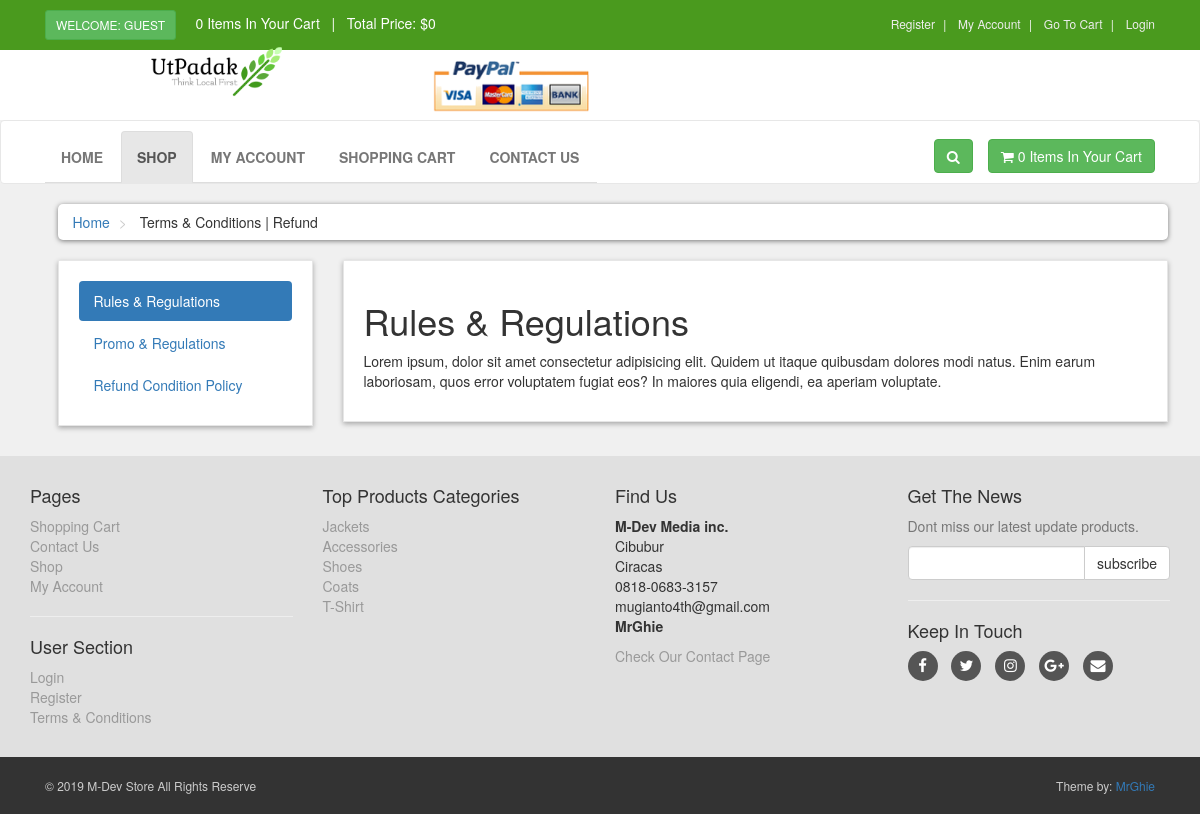
Page /terms.php on the committed database.
### tables this page shows
CREATE TABLE `terms` (
  `term_id` int(10) NOT NULL,
  `term_title` varchar(100) NOT NULL,
  `term_link` varchar(100) NOT NULL,
  `term_desc` text NOT NULL
);

CREATE TABLE `product_categories` (
  `p_cat_id` int(10) NOT NULL,
  `p_cat_title` text NOT NULL,
  `p_cat_top` text NOT NULL,
  `p_cat_image` text NOT NULL
);

### terms.php (the view, shortened to what this page needs)
<?php
    $active='Shop';
    include("includes/header.php");
?>
   <div id="content">
       <div class="container">
           <div class="col-md-12">
               <ul class="breadcrumb">
                   <li>
                       <a href="index.php">Home</a>
                   </li>
                   <li>
                       Terms & Conditions | Refund
                   </li>
               </ul>
           </div>
            <div class="col-md-3">
                <div class="box">
                    <ul class="nav nav-pills nav-stacked">
                        <?php
                        $get_terms = "select * from terms LIMIT 0,1";
                        $run_terms = mysqli_query($con,$get_terms);
                        while($row_terms=mysqli_fetch_array($run_terms)){
                            $term_title = $row_terms['term_title'];
                            $term_link = $row_terms['term_link'];
                        ?>
                        <li class="active">
                            <a data-toggle="pill" href="#<?php echo $term_link; ?>">
                                <?php echo $term_title; ?>
                            </a>
                        </li>
                        <?php } ?>
                        <?php
                            $count_terms = "select * from terms";
                            $run_count_terms = mysqli_query($con,$count_terms);
                            $count = mysqli_num_rows($run_count_terms);
                            $get_terms = "select * from terms LIMIT 1,$count";
                            $run_terms = mysqli_query($con,$get_terms);
                            while($row_terms=mysqli_fetch_array($run_terms)){
                                $term_title = $row_terms['term_title'];
                                $term_link = $row_terms['term_link'];
                        ?>
                        <li>
                            <a data-toggle="pill" href="#<?php echo $term_link; ?>">
                                <?php echo $term_title; ?>
                            </a>
                        </li>
                        <?php } ?>
                    </ul>
                </div>
            </div>
            <div class="col-md-9">
                <div class="box">
                    <div class="tab-content">
                    <?php
                        $get_terms = "select * from terms LIMIT 0,1";
                        $run_terms = mysqli_query($con,$get_terms);
                        while($row_terms=mysqli_fetch_array($run_terms)){
                            $term_title = $row_terms['term_title'];
                            $term_desc = $row_terms['term_desc'];
                            $term_link = $row_terms['term_link'];
                    ?>
                        <div id="<?php echo $term_link; ?>" class="tab-pane fade in active">
                        <h1 class="tabTitle"><?php echo $term_title; ?></h1>
                        <p class="tabDesc"><?php echo $term_desc; ?></p>
                        </div>
                    <?php } ?>
                    </div>
                </div>
            </div>
       </div>
   </div>
   <?php
    include("includes/footer.php");
    ?>
</body>
</html>

### includes/header.php (shortened to what this page needs)
<?php
include("functions/functions.php");
?>
<!DOCTYPE html>
<html lang="en">
<head>
    <link rel="stylesheet" href="styles/bootstrap-337.min.css">
    <link rel="stylesheet" href="font-awsome/css/font-awesome.min.css">
    <link rel="stylesheet" href="styles/style.css">
</head>
<body>
    <div id="top" style="background-color: #4a9a1e">
        <div class="container">
            <div class="col-md-6 offer">
                <a href="#" class="btn btn-success btn-sm">
                    <?php
                    if (!isset($_SESSION['customer_email'])) {
                        echo "Welcome: Guest";
                    } else {
                        echo "Welcome: " . $_SESSION['customer_email'] . "";
                    }
                    ?>
                </a>&nbsp&nbsp&nbsp&nbsp
                <a href="cart.php"><?php items(); ?> Items In Your Cart &nbsp | &nbsp Total Price: <?php total_price(); ?> </a>
            </div>
            <div class="col-md-6">
                <ul class="menu">
                    <li>
                        <a href="customer_register.php">Register</a>
                    </li>
                    <li>
                        <a href="customer/my_account.php?my_orders">My Account</a>
                    </li>
                    <li>
                        <a href="cart.php">Go To Cart</a>
                    </li>
                    <li>
                        <a href="checkout.php">
                            <?php
                            if (!isset($_SESSION['customer_email'])) {
                                echo "<a href='checkout.php'> Login </a>";
                            } else {
                                echo " <a href='logout.php'> Log Out </a> ";
                            }
                            ?>
                        </a>
                    </li>
                </ul>
            </div>
        </div>
    </div>
    <div class="container-fluid" style="background-color:white;">
        <div class="col-md-4 left">
            <a href="index.php" class="navbar-brand home">
                <img src="images/utpadak.png" alt="Utpadak Logo" class="hidden-xs" style="margin-top: -7.5vh;width: 145px;margin-left:5.5em;">
            </a>
        </div>
        <div class="col-md-8 right">
            <img src="images/paypall_img.png" style="width: 180px;" alt="offers">
        </div>
    </div>
    <div id="navbar" class="navbar navbar-default bg-success">
        <div class="container">
            <div class="navbar-collapse collapse" id="navigation">
                <div class="padding-nav">
                    <ul class="nav nav-tabs navbar-nav left">
                        <li class="<?php if ($active == 'Home') echo "active"; ?>">
                            <a href="index.php">Home</a>
                        </li>
                        <li class="<?php if ($active == 'Shop') echo "active"; ?>">
                            <a href="shop.php">Shop</a>
                        </li>
                        <li class="<?php if ($active == 'Account') echo "active"; ?>">
                            <?php
                            if (!isset($_SESSION['customer_email'])) {
                                echo "<a href='checkout.php'>My Account</a>";
                            } else {
                                echo "<a href='customer/my_account.php?my_orders'>My Account</a>";
                            }
                            ?>
                        </li>
                        <li class="<?php if ($active == 'Cart') echo "active"; ?>">
                            <a href="cart.php">Shopping Cart</a>
                        </li>
                        <li class="<?php if ($active == 'Contact') echo "active"; ?>">
                            <a href="contact.php">Contact Us</a>
                        </li>
                    </ul>
                </div>
                <a href="cart.php" class="btn navbar-btn btn-success right">
                    <i class="fa fa-shopping-cart"></i>
                    <span><?php items(); ?> Items In Your Cart</span>
                </a>
                <div class="navbar-collapse collapse right">
                    <button class="btn btn-success navbar-btn" type="button" data-toggle="collapse" data-target="#search">
                        <i class="fa fa-search"></i>
                    </button>
                </div>
            </div>
        </div>
    </div>

### functions/functions.php (shortened to what this page needs)
<?php
$db = mysqli_connect("localhost","root","","utpadak_db");
function getRealIpUser(){
    switch(true){
            default : return $_SERVER['REMOTE_ADDR'];
    }
}
function items(){
    global $db;
    $ip_add = getRealIpUser();
    $get_items = "select * from cart where ip_add='$ip_add'";
    $run_items = mysqli_query($db,$get_items);
    $count_items = mysqli_num_rows($run_items);
    echo $count_items;
}
function total_price(){
    $total = 0;
    echo "$" . $total;
}
?>

### includes/footer.php (shortened to what this page needs)
<div id="footer">
    <div class="container">
        <div class="row">
            <div class="col-sm-6 col-md-3">
               <h4>Pages</h4>
                <ul>
                    <li><a href="cart.php">Shopping Cart</a></li>
                    <li><a href="contact.php">Contact Us</a></li>
                    <li><a href="shop.php">Shop</a></li>
                    <li><a href="customer/my_account.php">My Account</a></li>
                </ul>
                <hr>
                <h4>User Section</h4>
                <ul>
                           <?php
                           if(!isset($_SESSION['customer_email'])){
                               echo"<a href='checkout.php'>Login</a>";
                           }else{
                              echo"<a href='customer/my_account.php?my_orders'>My Account</a>";
                           }
                           ?>
                    <li><a href="customer_register.php">Register</a></li>
                    <li><a href="terms.php">Terms & Conditions</a></li>
                </ul>
            </div>
            <div class="com-sm-6 col-md-3">
                <h4>Top Products Categories</h4>
                <ul>
                    <?php
                        $get_p_cats = "select * from product_categories";
                        $run_p_cats = mysqli_query($con,$get_p_cats);
                        while($row_p_cats=mysqli_fetch_array($run_p_cats)){
                            $p_cat_id = $row_p_cats['p_cat_id'];
                            $p_cat_title = $row_p_cats['p_cat_title'];
                            echo "
                                <li>
                                    <a href='shop.php?p_cat=$p_cat_id'>
                                        $p_cat_title
                                    </a>
                                </li>
                            ";
                        }
                    ?>
                </ul>
            </div>
            <div class="col-sm-6 col-md-3">
                <h4>Find Us</h4>
                <p>
                    <strong>M-Dev Media inc.</strong>
                    <br/>Cibubur
                    <br/>Ciracas
                    <br/>0818-0683-3157
                    <br/>mugianto4th@gmail.com
                    <br/><strong>MrGhie</strong>
                </p>
                <a href="contact.php">Check Our Contact Page</a>
            </div>
            <div class="col-sm-6 col-md-3">
                <h4>Get The News</h4>
                <p class="text-muted">
                    Dont miss our latest update products.
                </p>
                <form action="https://feedburner.google.com/fb/a/mailverify" method="post" target="popupwindow" onsubmit="window.open('https://feedburner.google.com/fb/a/mailverify?uri=M-devMedia', 'popupwindow', 'scrollbars=yes,width=550,height=520');return true" method="post">
                    <div class="input-group">
                        <input type="text" class="form-control" name="email">
                        <span class="input-group-btn">
                            <input type="submit" value="subscribe" class="btn btn-default">
                        </span>
                    </div>
                </form>
                <hr>
                <h4>Keep In Touch</h4>
                <p class="social">
                    <a href="#" class="fa fa-facebook"></a>
                    <a href="#" class="fa fa-twitter"></a>
                    <a href="#" class="fa fa-instagram"></a>
                    <a href="#" class="fa fa-google-plus"></a>
                    <a href="#" class="fa fa-envelope"></a>
                </p>
            </div>
        </div>
    </div>
</div>
<div id="copyright">
    <div class="container">
        <div class="col-md-6">
            <p class="pull-left">&copy; 2019 M-Dev Store All Rights Reserve</p>
        </div>
        <div class="col-md-6">
            <p class="pull-right">Theme by: <a href="#">MrGhie</a></p>
        </div>
    </div>
</div>

### styles/style.css (style rules this page uses)
body { font-size: 14px; line-height: 1.42857143; color: #333333; background: #f0f0f0; overflow-x: hidden; }
#top { background: #555555; padding: 10px 0; }
#top .offer { color: #ffffff; }
#top .offer .btn { text-transform: uppercase; }
#top a { color: #ffffff; }
#top ul.menu { padding-top: 5px; margin: 0px; text-align: right; font-size: 12px; list-style: none; }
#top ul.menu > li { display: inline-block; }
#top ul.menu > li a { color: #eeeeee; }
#top ul.menu > li + li:before { content: "|\00a0"; color: #f7f7f7; padding: 0 5px; }
.navbar { background: #ffffff; }
.navbar-collapse .right { float: right; }
.navbar-brand { float: left; padding: 10px 15px; font-size: 18px; line-height: 20px; height: 70px; }
.navbar ul.nav > li > a { text-transform: uppercase; font-weight: bold; font-size: 14px; }
.padding-nav { padding-top: 10px; }
.box { background: #ffffff; margin: 0 0 30px; border: solid 1px #e6e6e6; box-sizing: border-box; padding: 20px; box-shadow: 0px 2px 5px rgba(0, 0, 0, .3); }
#content { padding-left: 25px; }
.breadcrumb { padding: 8px 15px; margin-bottom: 20px; background: #ffffff; border-radius: 5px; box-shadow: 0px 1px 5px rgba(0, 0, 0, .5); }
.breadcrumb> li + li:before { content: ">\00a0"; color: #cccccc; }
#footer { background: #e0e0e0; padding: 20px 0; }
#footer a { color: #999999; padding: 0; text-decoration: none; }
#footer ul { list-style: none; padding-left: 0px; }
#footer .social { text-align: left; }
#footer .social a { margin: 0px 10px 0px 0px; display: inline-block; color: #ffffff; width: 30px; height: 30px; border-radius: 15px; line-height: 30px; font-size: 15px; text-align: center; vertical-align: bottom; background: #555555; text-decoration: none; }
#copyright { background: #333333; color: #cccccc; padding: 20px 0px; font-size: 12px; }
#copyright p { margin: 0px; }

### rows in the picture
terms: term_title "Rules & Regulations", term_desc "Lorem ipsum, dolor sit amet consectetur adipisicing elit. Quidem ut itaque quibusdam dolores modi natus. Enim earum laboriosam, quos error voluptatem fugiat eos? In maiores quia eligendi, ea aperiam voluptate."
terms: term_title "Promo & Regulations"
terms: term_title "Refund Condition Policy"
product_categories: p_cat_title "Jackets"
product_categories: p_cat_title "Accessories"
product_categories: p_cat_title "Shoes"
product_categories: p_cat_title "Coats"
product_categories: p_cat_title "T-Shirt"

### other values in the picture
$total "0"
$count_items "0"
